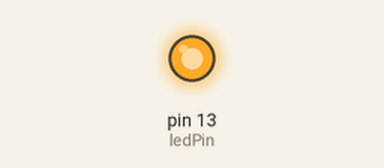
Recording of a sketch running on a simulated Arduino Uno, built with avr-gcc and run on an emulated ATmega328P. Parts: output pins drawn as LEDs (lit = HIGH).

Above: at 1.4 s.
At 5.8 s:
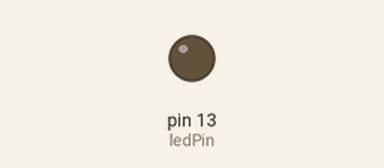
Timing chart, 0 to 8.3 s (numbered marks = the images above):
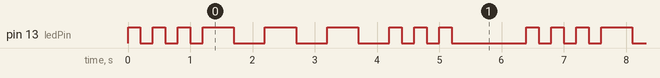

Measured:
- by itself, pin 13 (ledPin): repeats every 6.4 s: 2 × (LOW 0.20 s, HIGH 0.20 s), LOW 0.20 s, 3 × (HIGH 0.50 s, LOW 0.50 s), 2 × (HIGH 0.20 s, LOW 0.20 s), HIGH 0.20 s, LOW 1.2 s, HIGH 0.20 s
- by itself, everything shown: repeats every 6.4 s, in 18 steps

The sketch:

morse_code.ino
```cpp
#define GET_SIZE(x) (sizeof(x) / sizeof(x[0]))

const int durations[] = { 200, 200, 200, 500, 500, 500, 200, 200, 200 };
const int ledPin = 13;

void setup()
{
  pinMode(ledPin, OUTPUT);
}

void loop()
{
  for (int i = 0; i < GET_SIZE(durations); i++)
  {
    flash(durations[i]);
  }
  delay(1000);
}

void flash(int duration)
{
  digitalWrite(ledPin, HIGH);
  delay(duration);
  digitalWrite(ledPin, LOW);
  delay(duration);
}
```
